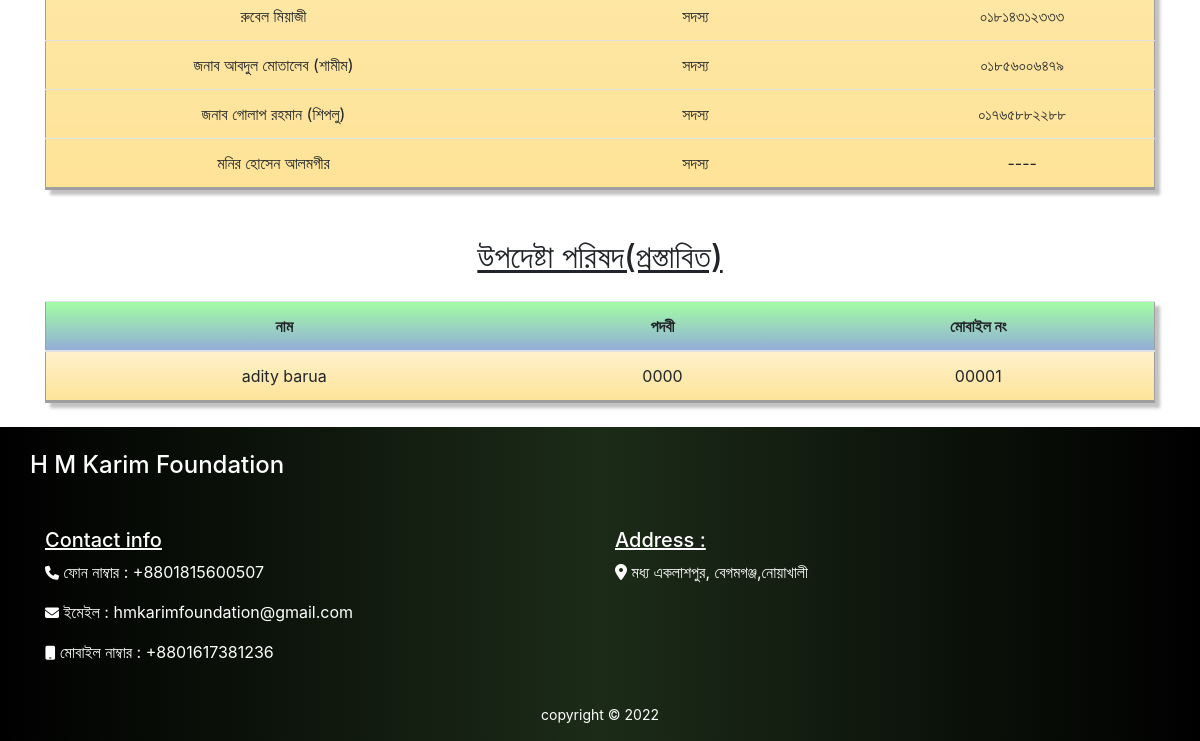
The page /allMember (lower part) on the database as committed earlier.
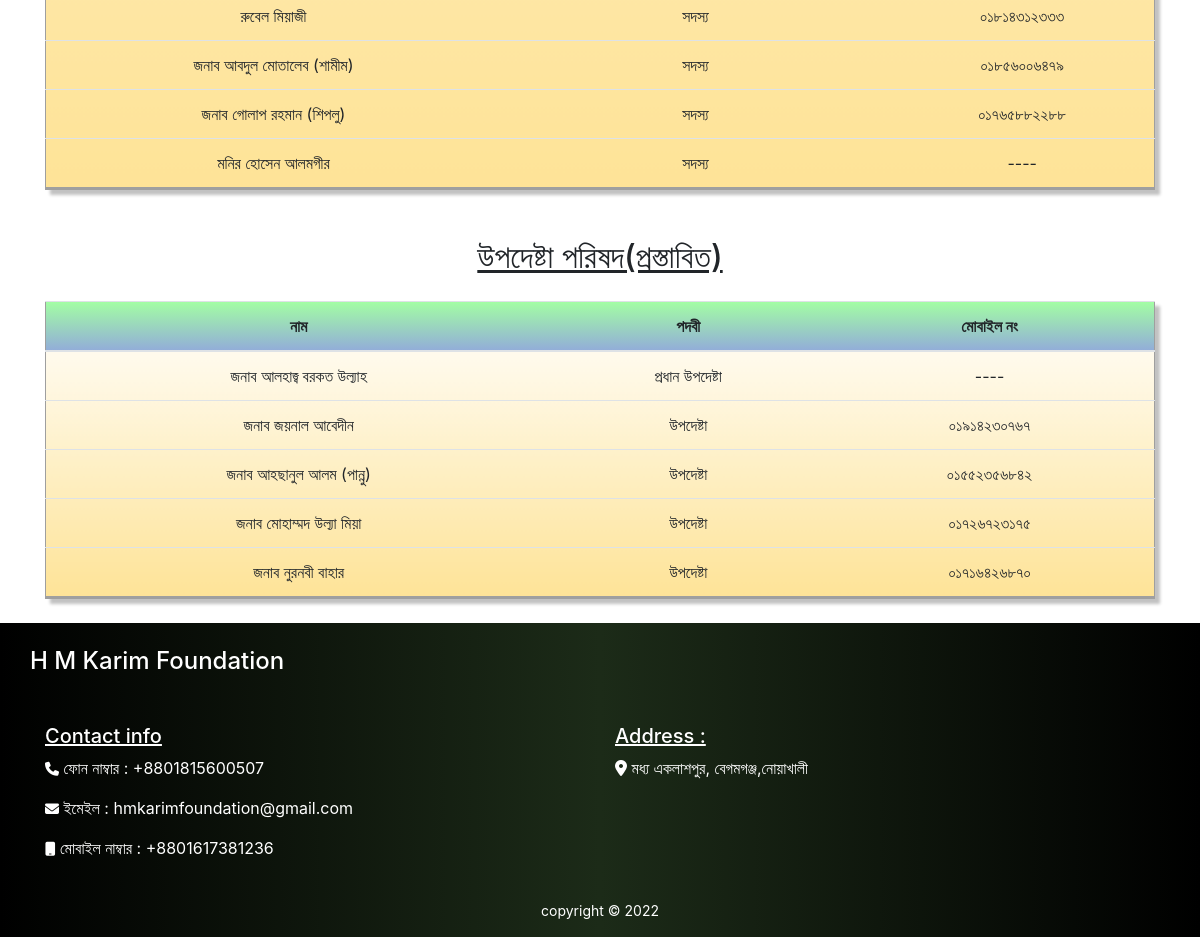
The same page on the database as committed later.
### HM_FoundationApp/models.py (models this page shows, shortened)
class Executive_Counsil(models.Model):
    ec_name = models.CharField(max_length=264)
    ec_post = models.CharField(max_length=264,null=True)
    ec_number = models.CharField(max_length=264,null=True)

class Adviser_Counsil(models.Model):
    ac_name = models.CharField(max_length=264)
    ac_post = models.CharField(max_length=264,null=True)
    ac_number = models.CharField(max_length=264,null=True)

### HM_FoundationApp/views.py (the view)
# urls.py: path("allMember",views.allmember,name='allmember'),
def allmember(request):
    ecData = Executive_Counsil.objects.all()
    acData = Adviser_Counsil.objects.all()
    data={
        'ecData':ecData,
        'acData':acData
    }
    return render(request,'AllMember.html',data)

### templates/AllMember.html (shortened to what this page needs)
{% include "header.html" %}
{% load static %}
    <div id="member">
        <div class="container">
            <div class="row">
                <div class="col-sm-12">
                    <table class="table table-reponsive table-hover table-one text-center my-4">
                        <tbody>
                          {% for n in ecData %}
                          <tr>
                            <td>{{n.ec_name}}</td>
                            <td>{{n.ec_post}}</td>
                            <td>{{n.ec_number}}</td>
                          </tr>
                          {% endfor %}
                        </tbody>
                      </table>
                </div>
            </div>
        </div>
        <div class="container">
            <div class="row">
                <div class="col-sm-12">
                    <h2 class="text-center my-4"><u>উপদেষ্টা পরিষদ(প্রস্তাবিত)</u></h2>
                    <table class="table table-one table-hover text-center my-4">
                        <thead>
                          <tr>
                            <th>নাম</th>
                            <th>পদবী</th>
                            <th>মোবাইল নং</th>
                          </tr>
                        </thead>
                        <tbody>
                          {% for n in acData %}
                          <tr>
                            <td>{{n.ac_name}}</td>
                            <td>{{n.ac_post}}</td>
                            <td>{{n.ac_number}}</td>
                          </tr>
                          {% endfor %}
                        </tbody>
                      </table>
                </div>
            </div>
        </div>
    </div>
    {% include "footer.html" %}

### templates/header.html (shortened to what this page needs)
<!DOCTYPE html>
{% load static %}
<html lang="en">
<head>
    <link rel="stylesheet" href="{%static "css/style.css" %}">
    <link rel="stylesheet" href="https://cdn.jsdelivr.net/npm/bootstrap@4.6.1/dist/css/bootstrap.min.css">
    <link rel="stylesheet" href="https://cdnjs.cloudflare.com/ajax/libs/font-awesome/6.2.0/css/all.min.css" />
</head>
<body>

### templates/footer.html (shortened to what this page needs)
<footer>
    <div class="container">
        <div class="row">
            <div class="com-sm-12">
                <h4 class="my-4">H M Karim Foundation</h4>
            </div>
        </div>
        <div class="row my-4">
            <div class="col-sm-12 col-md-6">
                <h5><u>Contact info</u></h5>
                <p><i class="fa-solid fa-phone small"></i>  <span> ফোন নাম্বার : </span> +8801815600507</p>
                <p><i class="fa-solid fa-envelope small"></i>  <span> ইমেইল : </span>hmkarimfoundation@gmail.com</p>
                <p><i class="fa-solid fa-mobile small"></i>  <span>  মোবাইল নাম্বার : </span>+8801617381236</p>
            </div>
            <div class="col-sm-12 col-md-6">
                <h5><u>Address :</u></h5>
                <p><i class="fa-solid fa-location-dot"></i> মধ্য একলাশপুর, বেগমগঞ্জ,নোয়াখালী</p>
            </div>
        </div>
        <div class="row">
            <div class="col-sm-12">
                <p class="text-center small">copyright &copy; 2022</p>
            </div>
        </div>
    </div>
</footer>
</body>
</html>

### static/css/style.css (style rules this page uses)
footer { background: linear-gradient(to left,rgb(0, 0, 0),rgb(28, 43, 24),rgb(0, 0, 0)); color: white }
table { max-height: 10vh !important; }
.table-one { padding: 20px; border-bottom: 3px solid rgb(159, 159, 159); border-left: 1px solid rgb(159, 159, 159); border-right: 1px solid rgb(159, 159, 159); box-shadow: 5px 5px 3px #c2c2c2; background:linear-gradient(rgb(255, 255, 255) ,rgb(254, 227, 151)); }
.table-one thead { background: linear-gradient(rgb(163, 255, 163), rgb(146, 172, 217)); }

Rows that differ between the two databases and show on the page:
removed Adviser_Counsil: ac_name "adity barua", ac_post "0000", ac_number "00001"
added Adviser_Counsil: ac_name "জনাব আলহাজ্ব বরকত উল্যাহ", ac_post "প্রধান উপদেষ্টা", ac_number "----"
added Adviser_Counsil: ac_name "জনাব জয়নাল আবেদীন", ac_post "উপদেষ্টা", ac_number "০১৯১৪২৩০৭৬৭"
added Adviser_Counsil: ac_name "জনাব আহছানুল আলম (পান্নু)", ac_post "উপদেষ্টা", ac_number "০১৫৫২৩৫৬৮৪২"
added Adviser_Counsil: ac_name "জনাব মোহাম্মদ উল্যা মিয়া", ac_post "উপদেষ্টা", ac_number "০১৭২৬৭২৩১৭৫"
added Adviser_Counsil: ac_name "জনাব নুরনবী বাহার", ac_post "উপদেষ্টা", ac_number "০১৭১৬৪২৬৮৭০"
